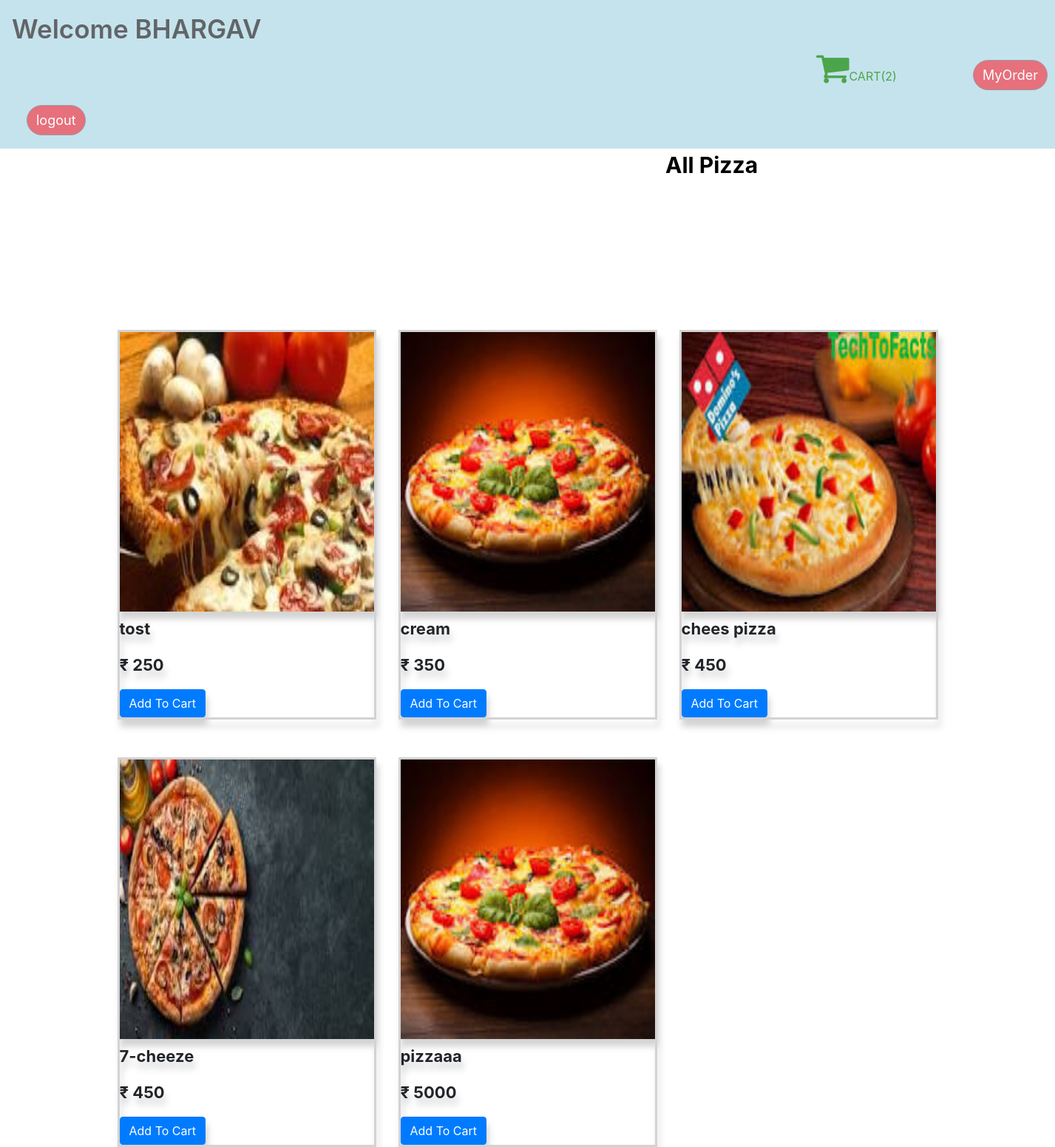
/customer_wlc/ (signed in), run on the app's committed database.
### pizza_app/models.py (models this page shows, shortened)
class Customer(models.Model):
    id=models.AutoField(primary_key=True)
    username=models.CharField(max_length=100)
    email = models.EmailField(unique=True,max_length=50)
    password = models.CharField(max_length=20)
    role = models.CharField(max_length=20)
    first_name=models.CharField(max_length=100)
    last_name=models.CharField(max_length=200)
    mobile_no=models.CharField(max_length=10)

class Menu(models.Model):
    pizza_name=models.CharField(max_length=200)
    pizza_price=models.CharField(max_length=200)
    pizza_image=models.FileField()

### pizza_app/views.py (the view)
# urls.py: path('customer_wlc/', views.customer_wlc, name='customer_wlc'),
def customer_wlc(request):
    if 'username' in  request.session:
        cid = Customer.objects.get(username = request.session['username'])
        carts=MyCart.objects.filter(user=cid)
        x=len(carts)
        menu_all=Menu.objects.all()
        return render(request,"customerwlc.html",{'menu_all':menu_all,'cid':cid,'carts':carts,'x':x})
    else :
        return redirect('login')

### pizza_app/templates/customerwlc.html (shortened to what this page needs)
{% load static %}
			<html>
				<head>
					<link rel="stylesheet" href="https://stackpath.bootstrapcdn.com/bootstrap/4.5.0/css/bootstrap.min.css"
>
					<link rel="stylesheet" href="/static/css/clientorder.css">
					<link rel="stylesheet" href="https://cdnjs.cloudflare.com/ajax/libs/font-awesome/4.7.0/css/font-awesome.min.css">
				</head>
				<body>
					<nav class="navbar" style="background-color: lightblue;
					opacity: 0.7;">
						<a class="navbar-brand">Welcome {{cid.username}}</a>
						<p style="position: absolute; right: 15%; ">
							<a href="{% url 'checkout' %}"   style="text-decoration: none; color: green;">
							<i class="fa fa-shopping-cart fa-3x"></i>CART({{x}})
							</a>
						</p>
						<a style="margin-left: 1300px;" class="btn btn-secondary" href="{% url 'myorder' %}">MyOrder</a>
						<a class="btn btn-secondary" href="{% url 'logout' %}">logout</a>
					</nav>
					<a href="#" style="text-decoration: none; font-size: 30px; font-weight: bold; color: black;margin-left: 900px;">All  Pizza</a>
					<div class="container">
						<div class="row g-0">
							{% for i in menu_all %}
							<div class="col-md-4" style="margin-top:200px">
								<div class="img-h">
									<div class="images">
										<a href="images/4.jpg" class="galelry-lightbox">
											<img src="{% static 'images/' %}{{i.pizza_image}}" alt="" class="img-fluid">
										</a>
										<p>{{i.pizza_name}}</p>
										<p>₹ {{i.pizza_price}}</p>
									 <a href="{%  url 'add_to_cart' i.id %}"><button id= "pr{{i.id}}"class="btn btn-primary cart">Add To Cart</button></a>
									</div>
								</div>
							</div>
							{% endfor%}
						</div>
					</div>
</body>
</html>

### pizza_app/static/css/clientorder.css (style rules this page uses)
.navbar-brand { font-size: 35px; font-weight: 600; }
.navbar { background-color: lightblue; opacity: 0.7; }
.fa-shopping-cart { color: green; }
.images p { margin-top: 2%; font-size: 22px; font-weight: bold; }
.images { border: 3px solid lightgray; filter: drop-shadow(3px 10px 4px lightgray); }
.images img { transition: all ease-in-out 0.4s; height: 100%; width: 100%; }
.btn-secondary { background-color: #DC3545; font-size: large; border-radius: 50px; margin: 10px 20px; }

### data on the page
Customer: username "BHARGAV"
Menu: pizza_image (picture), pizza_name "tost", pizza_price "250"
Menu: pizza_image (picture), pizza_name "cream", pizza_price "350"
Menu: pizza_image (picture), pizza_name "chees pizza", pizza_price "450"
Menu: pizza_image (picture), pizza_name "7-cheeze", pizza_price "450"
Menu: pizza_image (picture), pizza_name "pizzaaa", pizza_price "5000"

### other printed values
{{ x }} "2"
